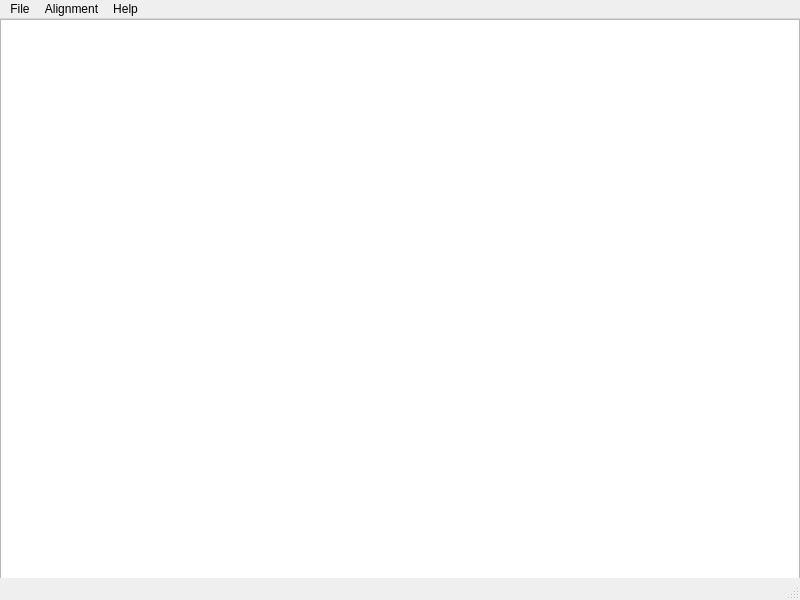
<?xml version="1.0" encoding="UTF-8"?>
<ui version="4.0">
 <class>SeqDiffWindow</class>
 <widget class="QMainWindow" name="SeqDiffWindow">
  <property name="windowModality">
   <enum>Qt::ApplicationModal</enum>
  </property>
  <property name="geometry">
   <rect>
    <x>0</x>
    <y>0</y>
    <width>800</width>
    <height>600</height>
   </rect>
  </property>
  <property name="windowTitle">
   <string>MainWindow</string>
  </property>
  <widget class="QWidget" name="centralwidget">
   <widget class="QWidget" name="widget" native="true">
    <property name="geometry">
     <rect>
      <x>0</x>
      <y>0</y>
      <width>800</width>
      <height>560</height>
     </rect>
    </property>
    <layout class="QGridLayout" name="gridLayout_2">
     <item row="0" column="0">
      <layout class="QGridLayout" name="gridLayout">
       <item row="0" column="0">
        <widget class="QTableView" name="tableView">
         <property name="alternatingRowColors">
          <bool>true</bool>
         </property>
         <property name="selectionMode">
          <enum>QAbstractItemView::ExtendedSelection</enum>
         </property>
         <property name="selectionBehavior">
          <enum>QAbstractItemView::SelectRows</enum>
         </property>
         <property name="sortingEnabled">
          <bool>true</bool>
         </property>
         <property name="wordWrap">
          <bool>false</bool>
         </property>
         <attribute name="verticalHeaderDefaultSectionSize">
          <number>20</number>
         </attribute>
        </widget>
       </item>
      </layout>
     </item>
    </layout>
   </widget>
  </widget>
  <widget class="QMenuBar" name="menubar">
   <property name="geometry">
    <rect>
     <x>0</x>
     <y>0</y>
     <width>800</width>
     <height>22</height>
    </rect>
   </property>
   <widget class="QMenu" name="menuFile">
    <property name="title">
     <string>File</string>
    </property>
    <addaction name="actionSave_Sequence_List_sequence_file"/>
    <addaction name="actionSave_Seed_Sequence_List_as_Tab_Delimited_File_Excel_File"/>
    <addaction name="actionExit"/>
   </widget>
   <widget class="QMenu" name="menuAlignment">
    <property name="title">
     <string>Alignment</string>
    </property>
    <addaction name="actionUpdate_Identity_for_All_Sequences"/>
   </widget>
   <widget class="QMenu" name="menuHelp">
    <property name="title">
     <string>Help</string>
    </property>
    <addaction name="separator"/>
    <addaction name="actionPRISE_Manual"/>
    <addaction name="actionPRISE_Tutorial"/>
   </widget>
   <addaction name="menuFile"/>
   <addaction name="menuAlignment"/>
   <addaction name="menuHelp"/>
  </widget>
  <widget class="QStatusBar" name="statusbar"/>
  <action name="actionSave_Sequence_List_sequence_file">
   <property name="text">
    <string>Save Sequence List (.sequence file)</string>
   </property>
  </action>
  <action name="actionSave_Seed_Sequence_List_as_Tab_Delimited_File_Excel_File">
   <property name="text">
    <string>Save Seed Sequence List as Tab Delimited File (Excel File)</string>
   </property>
  </action>
  <action name="actionExit">
   <property name="text">
    <string>Exit</string>
   </property>
  </action>
  <action name="actionUpdate_Identity_for_All_Sequences">
   <property name="text">
    <string>Update % Identity for All Sequences</string>
   </property>
  </action>
  <action name="actionPRISE_Manual">
   <property name="text">
    <string>PRISE Manual</string>
   </property>
  </action>
  <action name="actionPRISE_Tutorial">
   <property name="text">
    <string>PRISE Tutorial</string>
   </property>
  </action>
 </widget>
 <resources/>
 <connections/>
</ui>
